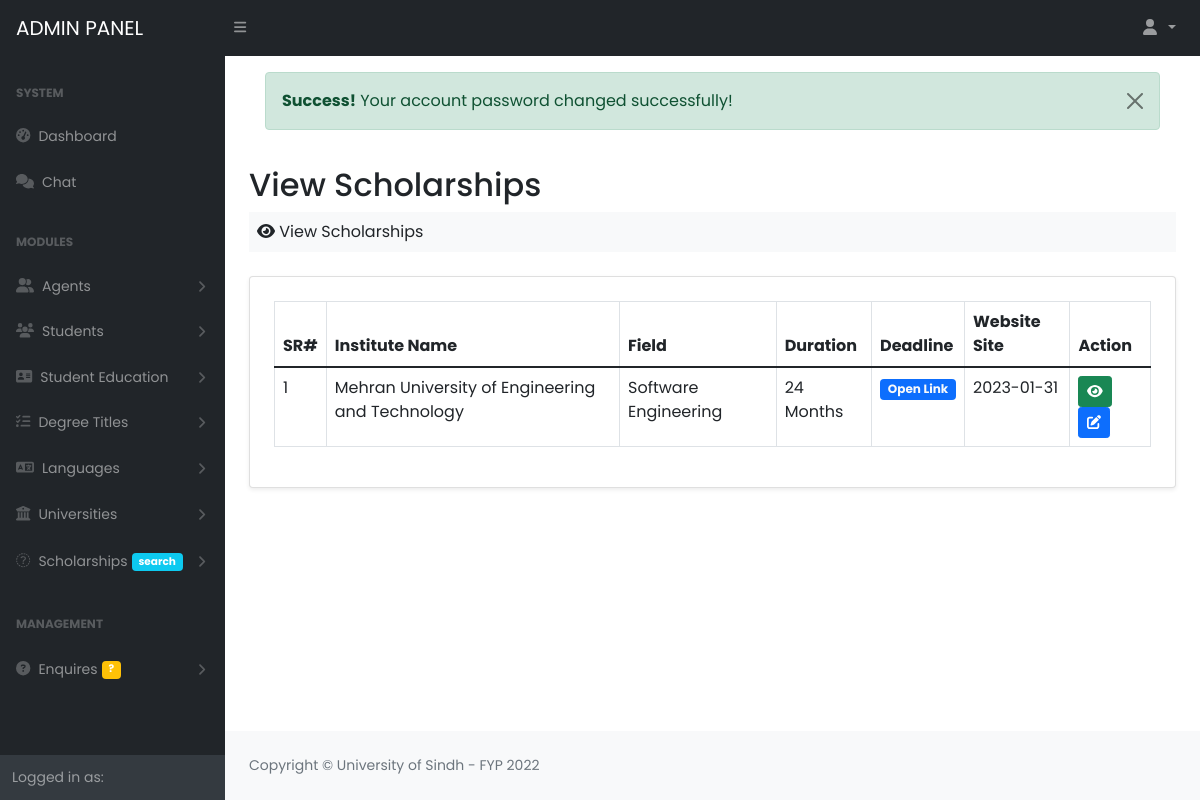
The app's page /Project/admin/view_scholarships.php (signed in), older data.
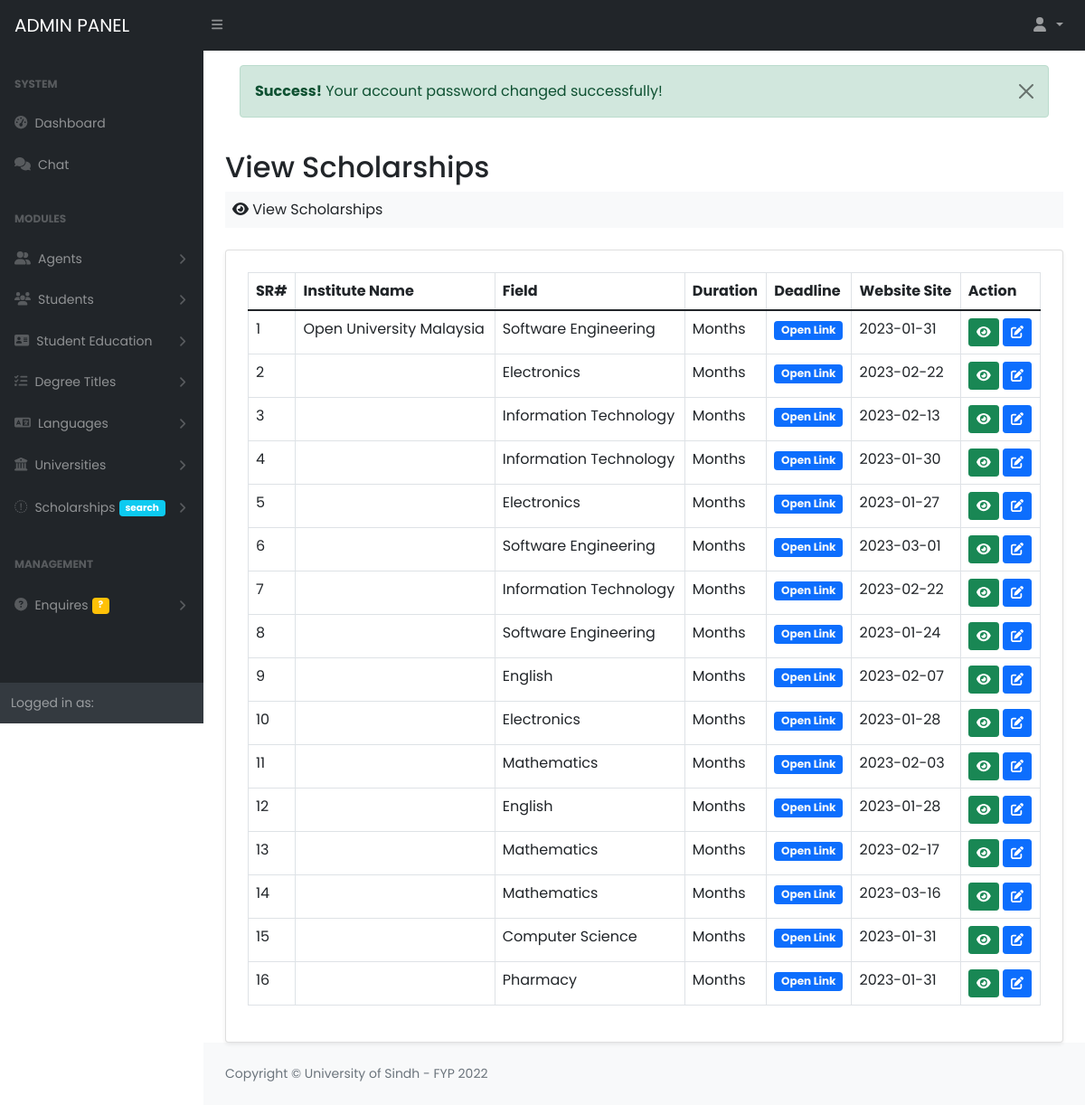
The same page, newer data.
### tables this page shows
CREATE TABLE `scholarships` (
  `scholarship_id` int(11) NOT NULL AUTO_INCREMENT,
  `agent_id` int(11) DEFAULT NULL,
  `qualification` varchar(50) DEFAULT NULL,
  `degree_id` int(11) DEFAULT NULL,
  `institute_name` varchar(100) DEFAULT NULL,
  `ilets_score` varchar(50) DEFAULT NULL,
  `country` varchar(50) DEFAULT NULL,
  `city` varchar(50) DEFAULT NULL,
  `minimum_cgpa` varchar(50) DEFAULT NULL,
  `details` text DEFAULT NULL,
  `deadline` date DEFAULT NULL,
  `duration` varchar(50) DEFAULT NULL,
  `language` int(11) DEFAULT NULL,
  `image` varchar(100) DEFAULT NULL,
  `created_at` timestamp NULL DEFAULT current_timestamp(),
  `iframe` text DEFAULT NULL,
  `logo` varchar(50) DEFAULT NULL,
  `price` varchar(50) DEFAULT NULL,
  `link` text DEFAULT NULL,
  PRIMARY KEY (`scholarship_id`),
  KEY `agent_id` (`agent_id`),
  KEY `degree_id` (`degree_id`),
  KEY `language` (`language`),
  CONSTRAINT `scholarships_ibfk_1` FOREIGN KEY (`agent_id`) REFERENCES `agents` (`agent_id`),
  CONSTRAINT `scholarships_ibfk_2` FOREIGN KEY (`degree_id`) REFERENCES `degrees` (`degree_id`)
);

### Project/database/database.php (called while the page is built, shortened)
<?php
class Database
{
	private $db_host = "localhost";
	private $db_user = "root";
	private $db_pass = "";
	private $db_name = "fyp_cms";
	public $connection = null;
	public function __construct()
	{
		$this->connection = mysqli_connect($this->db_host, $this->db_user, $this->db_pass, $this->db_name);
	}
	public function executeQuery($query)
	{
		$this->query = $query;
		$this->result = mysqli_query($this->connection, $this->query);
		return $this->result;
	}
}
?>

### Project/admin/view_scholarships.php (the view)
<?php  include_once("includes/header.php"); ?>
 <?php  include_once("includes/nav.php"); ?>
 <div id="layoutSidenav">
         <?php include_once("includes/sidebar.php") ?>
         <div id="layoutSidenav_content">
             <main>
                 <div class="container-fluid px-4">
                     <div class="p-3"><?php require_once("includes/messages.php") ?></div>
                     <h2 class="mt-1">View Scholarships</h2>
                     <ol class="breadcrumb mb-4 bg-light p-2">
                         <li class="breadcrumb-item"><i class="fa fa-eye"></i> View Scholarships</li>
                     </ol>
                     <div class="card shadow-sm bg-white p-2">
                         <div class="card-body p-3">
                            <table class="table table-bordered table-hover " id="table">
                                 <thead>
                                     <tr>
                                         <th>SR#</th>
                                         <th>Institute Name</th>
                                         <th>Field</th>
                                         <th>Duration</th>
                                         <th>Deadline</th>
                                         <th>Website Site</th>
                                         <th>Action</th>
                                     </tr>
                                 </thead>
                                 <tbody>
                                 <?php
                                     $query = "SELECT * FROM scholarships";
                                     $result = $db->executeQuery($query);
                                     $a = 0;
                                     if($result->num_rows){
                                         while($row = mysqli_fetch_assoc($result)){
                                             ?>
                                             <tr>
                                                 <td><?php echo ++$a; ?></td>
                                                 <td><?php echo $row['institute_name'] ?></td>
                                                 <td><?php echo $row['qualification'] ?></td>
                                                 <td><?php echo $row['duration'] . " Months"  ?></td>
                                                 <td><a href="<?php echo $row['link'] ?>"><span class="badge bg-primary text-light">Open Link</span></a></td>
                                                 <td><?php echo $row['deadline'] ?></td>
                                                 <td>
                                                     <a class="btn btn-success btn-sm" href="show_scholarship.php?id=<?php echo $row['scholarship_id'] ?>"><i class="fa fa-eye"></i></a>
                                                     <a class="btn btn-primary btn-sm" href="edit_scholarship.php?id=<?php echo $row['scholarship_id'] ?>"><i class="fa fa-edit"></i></a>
                                                 </td>
                                             </tr>
                                             <?php
                                         }
                                     }
                                 ?>
                                 </tbody>
                            </table>
                         </div>
                     </div>
                 </div>
             </main>
 <?php  include_once("includes/footer.php") ?>

Row changes from the older to the newer data that the page shows:
added scholarships: institute_name "Open University Malaysia", qualification "Software Engineering", deadline "2023-01-31"
added scholarships: qualification "Electronics", deadline "2023-02-22"
changed scholarships (number 3 of 16 on the later page): qualification "Software Engineering" → "Information Technology"; deadline "2023-01-31" → "2023-02-13"; institute_name "Mehran University of Engineering and Technology" → (not shown); duration "24" → (not shown)
added scholarships: qualification "Information Technology", deadline "2023-01-30"
added scholarships: qualification "Electronics", deadline "2023-01-27"
added scholarships: qualification "Software Engineering", deadline "2023-03-01"
added scholarships: qualification "Information Technology", deadline "2023-02-22"
added scholarships: qualification "Software Engineering", deadline "2023-01-24"
added scholarships: qualification "English", deadline "2023-02-07"
added scholarships: qualification "Electronics", deadline "2023-01-28"
added scholarships: qualification "Mathematics", deadline "2023-02-03"
added scholarships: qualification "English", deadline "2023-01-28"
added scholarships: qualification "Mathematics", deadline "2023-02-17"
added scholarships: qualification "Mathematics", deadline "2023-03-16"
added scholarships: qualification "Computer Science", deadline "2023-01-31"
added scholarships: qualification "Pharmacy", deadline "2023-01-31"
